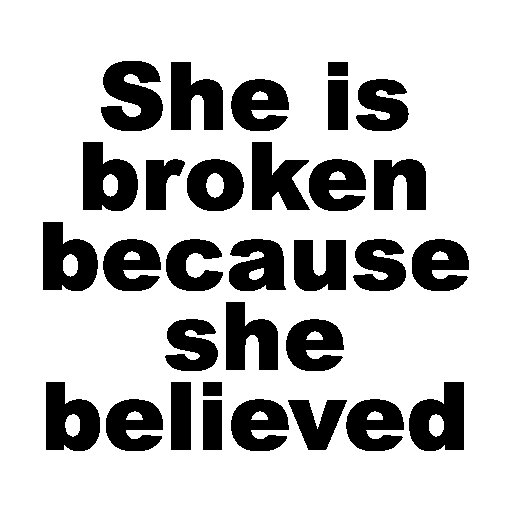
#> input picture PyLearnIPMathOperation/input/secret_0.jpg, 512 x 512 px
$ python secret.py
#> lines starting #> are read from the running program, lines starting #| are printed output that depends on the picture
import cv2
import numpy as np

secret_0 = cv2.imread('input/secret_0.jpg')
#> secret_0 is the input picture: shape (512, 512, 3); min 0, max 255, mean 195.7
secret_1 = cv2.imread('input/secret_1.jpg')
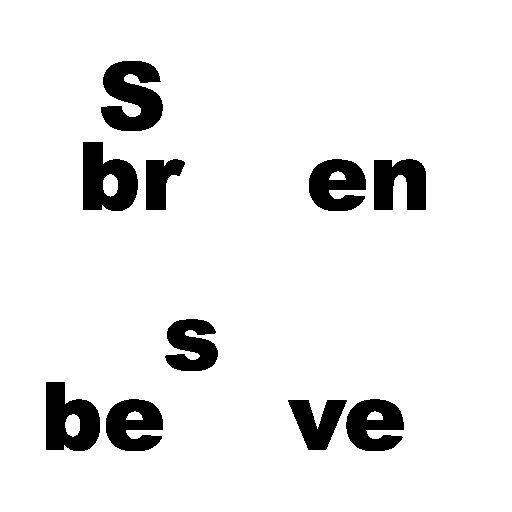
#> input picture PyLearnIPMathOperation/input/secret_1.jpg, 512 x 512 px
#> secret_1 is the input picture: shape (512, 512, 3); min 0, max 255, mean 234

secret = 255 - secret_1 + secret_0
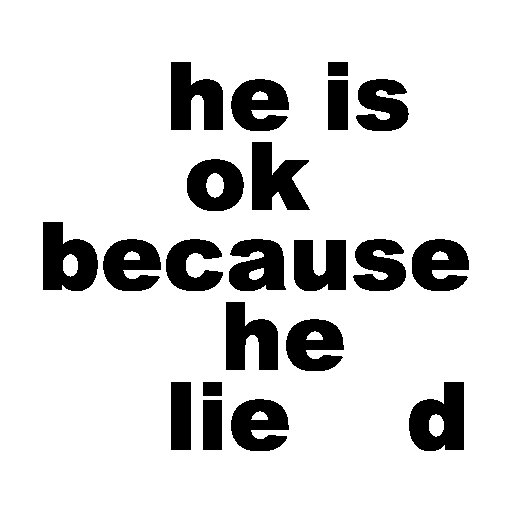
#> secret: shape (512, 512, 3); min 0, max 255, mean 216.7

secrets = np.concatenate((secret_0, secret_1, secret), axis=1)
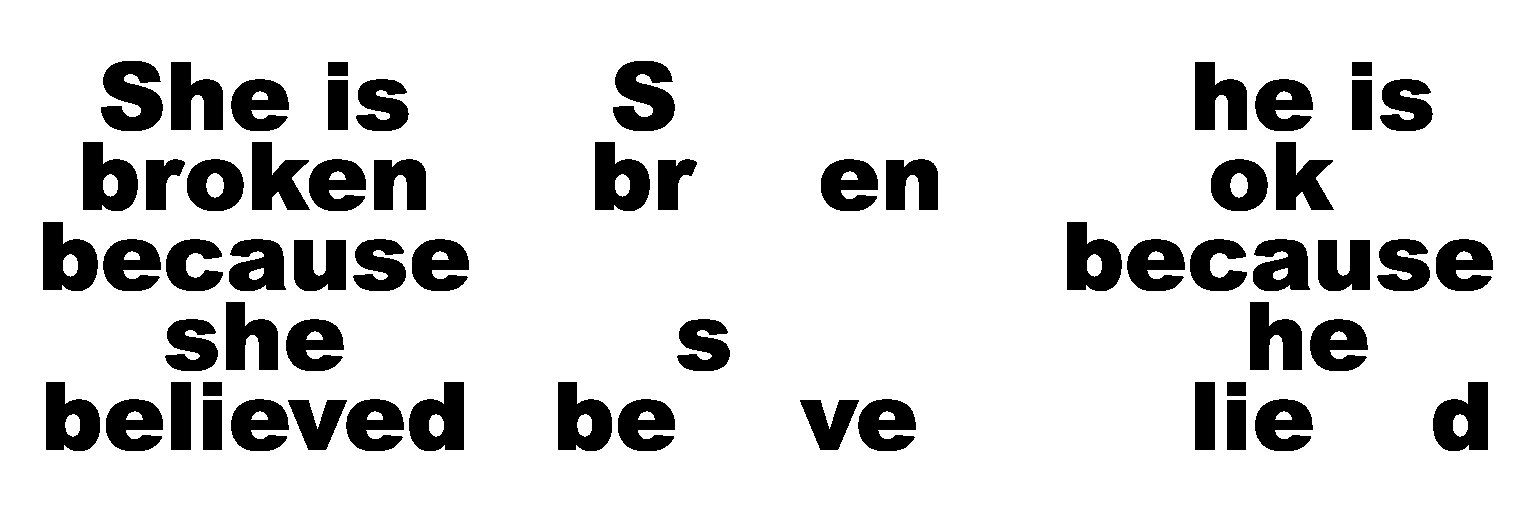
#> secrets: shape (512, 1536, 3); min 0, max 255, mean 215.5

cv2.imwrite('output\secret.jpg', secret)
cv2.imwrite('output\secrets.jpg', secrets)
